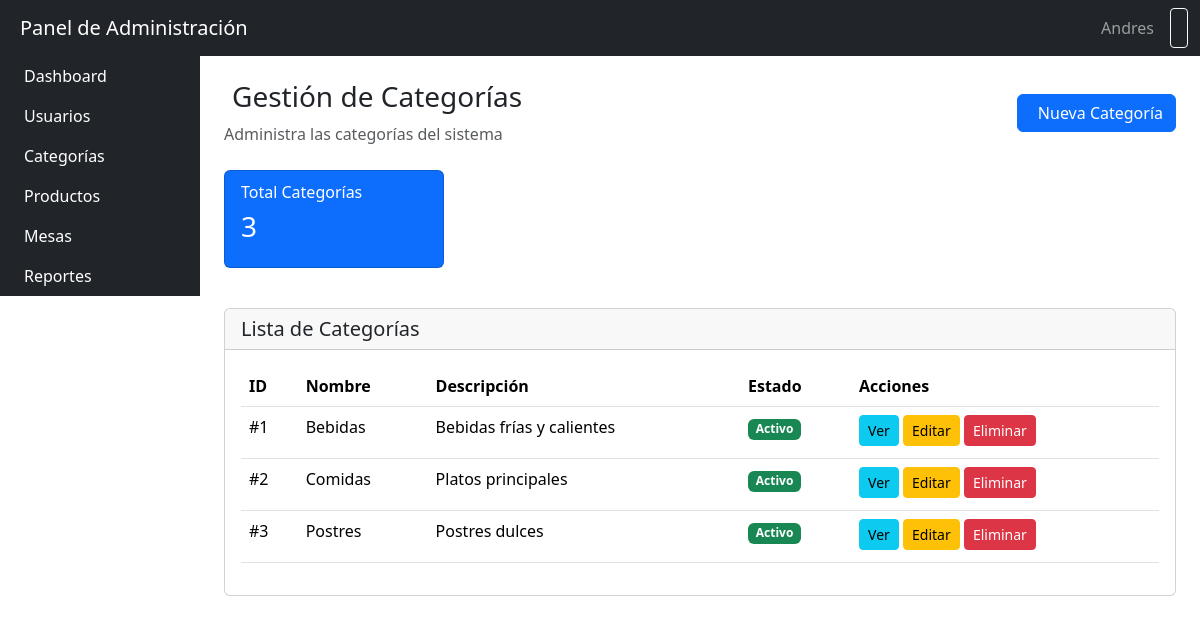
Page /public/views/admin/categorias.php on the committed database.
### tables this page shows
CREATE TABLE `categories` (
  `idCategorie` int NOT NULL AUTO_INCREMENT,
  `name` varchar(100) NOT NULL,
  `description` varchar(200),
  `image` varchar(255),
  `isActive` tinyint(1) DEFAULT 1,
  PRIMARY KEY (`idCategorie`)
);

### app/models/Category/CategoryModel.php (called while the page is built, shortened)
<?php
require_once __DIR__ . '/../../../includes/classes/classConnection.php';
class CategoryModel {
    private $connection;
    public function __construct() {
        $db = new ConnectionMySQL();
        $this->connection = $db->CreateConnection();
    }
    public function getAllCategories() {
        $sql = "SELECT idCategorie, name, description, isActive FROM categories ORDER BY name ASC";
        $result = $this->connection->query($sql);
        $categories = [];
        if ($result) {
            while ($row = $result->fetch_assoc()) {
                $categories[] = $row;
            }
        }
        return $categories;
    }
    public function countCategories()
    {
        $sql = "SELECT COUNT(*) as total FROM categories";
        $stmt = $this->connection->prepare($sql);
        $stmt->execute();
        $stmt->bind_result($total);
        return (int)$total;
    }
}

### includes/classes/classConnection.php (called while the page is built, shortened)
<?php
class ConnectionMySQL {
    private $host;
    private $user;
    private $password;
    private $database;
    public function __construct()
    {
        $this->host = DB_HOST;
        $this->user = DB_USER;
        $this->password = DB_PASS;
        $this->database = DB_NAME;
    }
    public function CreateConnection() {
        $this->conn = new mysqli($this->host, $this->user, $this->password, $this->database);
        $this->conn->autocommit(TRUE);
        return $this->conn;
    }
}
?>

### public/views/admin/categorias.php (the view, shortened to what this page needs)
<?php
include_once __DIR__ . '/../../../app/models/Category/CategoryModel.php';
$categoryModel = new CategoryModel();
$totalCategories = $categoryModel->countCategories();
$categories = $categoryModel->getAllCategories();
?>
<!DOCTYPE html>
<html lang="es">
<head>
    <link href="https://cdn.jsdelivr.net/npm/bootstrap@5.3.8/dist/css/bootstrap.min.css" rel="stylesheet">
    <link rel="stylesheet" href="https://cdn.datatables.net/1.13.4/css/dataTables.bootstrap5.min.css">
    <link rel="stylesheet" href="https://cdn.datatables.net/responsive/2.4.1/css/responsive.bootstrap5.min.css">
    <link rel="stylesheet" href="https://cdn.jsdelivr.net/npm/sweetalert2@11.7.3/dist/sweetalert2.min.css">
</head>
<body>
    <?php include_once __DIR__ . '/../../../public/views/admin/admin-navbar.php'; ?>
    <div class="container-fluid">
        <div class="row">
            <?php include_once __DIR__ . '/../admin/admin-slidebar.php'; ?>
            <main class="col-md-9 ms-sm-auto col-lg-10 px-md-4 py-4">
                <div class="d-flex justify-content-between align-items-center mb-4">
                    <div>
                        <h1 class="h3 mb-2">
                            <i class="bi bi-tags me-2"></i>Gestión de Categorías
                        </h1>
                        <p class="text-muted mb-0">Administra las categorías del sistema</p>
                    </div>
                    <button class="btn btn-primary" data-bs-toggle="modal" data-bs-target="#createCategoryModal">
                        <i class="bi bi-plus-circle me-2"></i>Nueva Categoría
                    </button>
                </div>
                <div class="row mb-4">
                    <div class="col-md-3 mb-3">
                        <div class="card bg-primary text-white">
                            <div class="card-body">
                                <h6 class="card-subtitle mb-2">Total Categorías</h6>
                                <h3 class="card-title" id="totalCategories">
                                    <?= $totalCategories ?>
                                </h3>
                            </div>
                        </div>
                    </div>
                </div>
                <div class="card">
                    <div class="card-header">
                        <h5 class="mb-0">Lista de Categorías</h5>
                    </div>
                    <div class="card-body">
                        <div class="table-responsive">
                            <table id="categoryTable" class="table table-hover">
                                <thead>
                                    <tr>
                                        <th>ID</th>
                                        <th>Nombre</th>
                                        <th>Descripción</th>
                                        <th>Estado</th>
                                        <th>Acciones</th>
                                    </tr>
                                </thead>
                                <tbody>
                                    <?php if (!empty($categories)): ?>
                                        <?php foreach ($categories as $categorie): ?>
                                            <tr>
                                                <td>#<?= $categorie['idCategorie'] ?></td>
                                                <td><?= htmlspecialchars($categorie['name']) ?></td>
                                                <td><?= htmlspecialchars($categorie['description']) ?></td>
                                                <td>
                                                    <span class="badge bg-<?= $categorie['isActive'] ? 'success' : 'danger' ?>">
                                                        <?= $categorie['isActive'] ? 'Activo' : 'Inactivo' ?>
                                                    </span>
                                                </td>
                                                <td>
                                                    <button class="btn btn-info btn-sm mb-1 view-category-btn"
                                                        data-id="<?= $categorie['idCategorie'] ?>"
                                                        data-bs-toggle="modal"
                                                        data-bs-target="#viewCategoryModal">
                                                        Ver<i class="bi bi-eye"></i>
                                                    </button>
                                                    <button class="btn btn-warning btn-sm mb-1 edit-category-btn"
                                                        data-id="<?= $categorie['idCategorie'] ?>"
                                                        data-bs-toggle="modal"
                                                        data-bs-target="#editCategoryModal">
                                                        Editar<i class="bi bi-pencil"></i>
                                                    </button>
                                                    <button class="btn btn-danger btn-sm mb-1 delete-category-btn"
                                                        data-id="<?= $categorie['idCategorie'] ?>"
                                                        data-name="<?= htmlspecialchars($categorie['name']) ?>">
                                                        Eliminar<i class="bi bi-trash"></i>
                                                    </button>
                                                </td>
                                            </tr>
                                        <?php endforeach; ?>
                                    <?php endif; ?>
                                </tbody>
                            </table>
                        </div>
                    </div>
                </div>
            </main>
        </div>
    </div>
</body>
</html>

### public/views/admin/admin-navbar.php (shortened to what this page needs)
<nav class="navbar navbar-dark bg-dark">
    <div class="container-fluid">
        <a class="navbar-brand" href="#">
            <i class="bi bi-speedometer2 me-2"></i>Panel de Administración
        </a>
        <div class="d-flex">
            <span class="navbar-text me-3">
                <?php echo htmlspecialchars("Andres"); ?>
            </span>
            <a href="../logout.php" class="btn btn-outline-light btn-sm">
            </a>
        </div>
    </div>
</nav>

### public/views/admin/admin-slidebar.php
<div class="col-md-3 col-lg-2 px-0">
    <div class="sidebar">
        <div class="list-group list-group-flush">
            <a href="index.php" class="list-group-item list-group-item-action bg-dark text-white border-0 active">
                <i class="bi bi-speedometer2 me-2"></i>Dashboard
            </a>
            <a href="usuarios.php" class="list-group-item list-group-item-action bg-dark text-white border-0">
                <i class="bi bi-people me-2"></i>Usuarios
            </a>
            <a href="categorias.php" class="list-group-item list-group-item-action bg-dark text-white border-0">
                <i class="bi bi-tags me-2"></i>Categorías
            </a>
            <a href="productos.php" class="list-group-item list-group-item-action bg-dark text-white border-0">
                <i class="bi bi-cup me-2"></i>Productos
            </a>
            <a href="mesas.php" class="list-group-item list-group-item-action bg-dark text-white border-0">
                <i class="bi bi-table me-2"></i>Mesas
            </a>
            <a href="reportes.php" class="list-group-item list-group-item-action bg-dark text-white border-0">
                <i class="bi bi-graph-up me-2"></i>Reportes
            </a>
        </div>
    </div>
</div>

### rows in the picture
categories: idCategorie "1", name "Bebidas", description "Bebidas frías y calientes", isActive "Activo"
categories: idCategorie "2", name "Comidas", description "Platos principales", isActive "Activo"
categories: idCategorie "3", name "Postres", description "Postres dulces", isActive "Activo"

### other values in the picture
$totalCategories "3"
